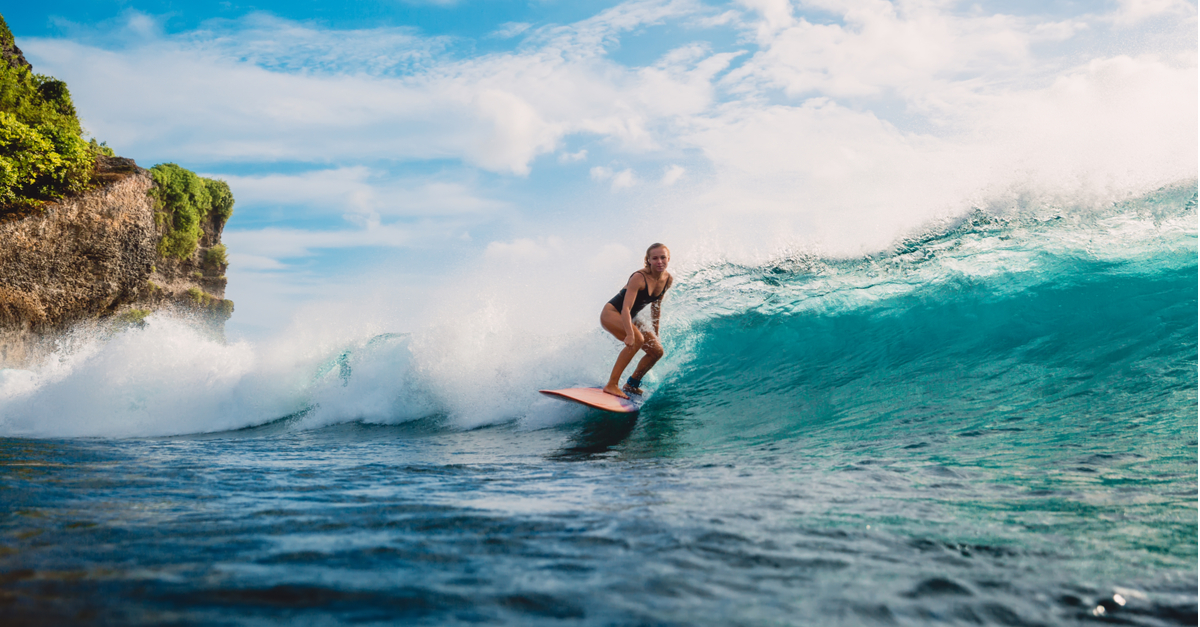
#> input picture assets/surfing.jpg, 1200 x 627 px, found by its file name
$ python basic_img_manipulations.py
#> lines starting #> are read from the running program, lines starting #| are printed output that depends on the picture
import cv2
import matplotlib.pyplot as plt

print(cv2.__version__)

img_path = "assets/surfing.jpg"
# opencv by default loads images in BGR (blue, green, red) rather than standard RGB
img = cv2.imread(img_path)
#> img is the input picture: shape (627, 1200, 3); mean B, G, R 167, 160.7, 132.5
rgb_img = cv2.cvtColor(img, cv2.COLOR_BGR2RGB)
img_gs = cv2.imread(img_path, cv2.IMREAD_GRAYSCALE)
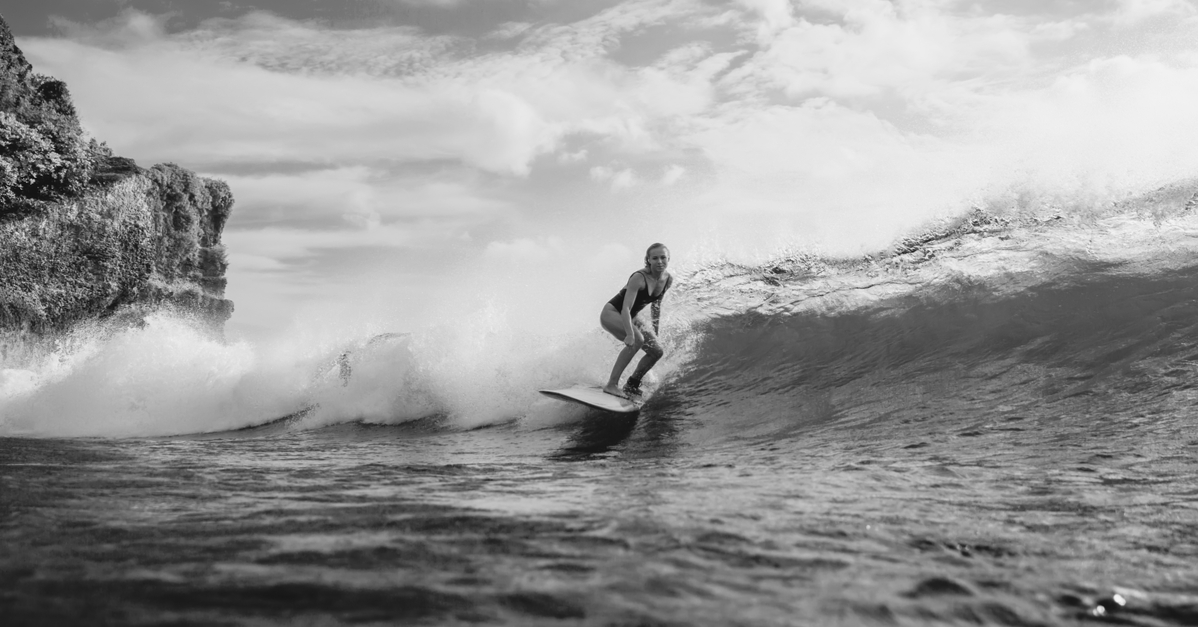
#> img_gs: shape (627, 1200); min 9, max 255, mean 153
cv2.imshow("RGB", rgb_img)
cv2.imshow("Grayscale", img_gs)

# plt each R, G, B seperately
fig, axs = plt.subplots(nrows = 1, ncols = 3, figsize = (20, 20))
for i in range(0, 3):
    ax = axs[i]
    ax.imshow(rgb_img[:, :, i], cmap = 'gray')
plt.show()
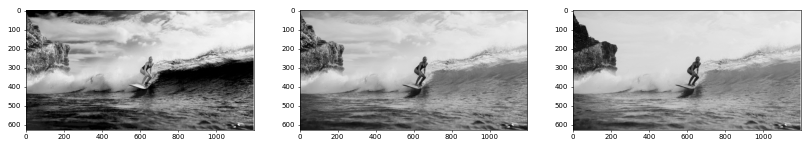
#> figure drawn by matplotlib, 3 panels

# Transform the image into HSV and HLS models
# HSV = Hue, saturation and value, 3D representations of the colour model
img_hsv = cv2.cvtColor(img, cv2.COLOR_BGR2HSV)
#> img_hsv: shape (627, 1200, 3); mean H, S, V 83.2, 82.7, 172.7
# HSL = Hue, Saturation and Lightness.
img_hsl = cv2.cvtColor(img, cv2.COLOR_BGR2HLS)
#> img_hsl: shape (627, 1200, 3); mean of channels 0, 1, 2 83.2, 150.1, 81.8
cv2.imshow("HSV", img_hsv)
cv2.imshow("HLS", img_hsl)

# 100 x 100
resized_img = cv2.resize(img, (100, 100))
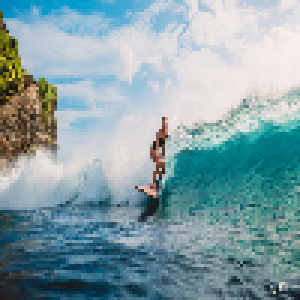
#> resized_img: shape (100, 100, 3) (shown 3 times larger); mean B, G, R 166.8, 160.5, 132.3
cv2.imshow("my image", img)
# half the size and width
resized_img = cv2.resize(img, (0, 0), fx=0.5, fy=0.5)
#> resized_img: shape (314, 600, 3)
cv2.imshow("thumbnail", resized_img)

rotated_img = cv2.rotate(img, cv2.cv2.ROTATE_90_COUNTERCLOCKWISE)
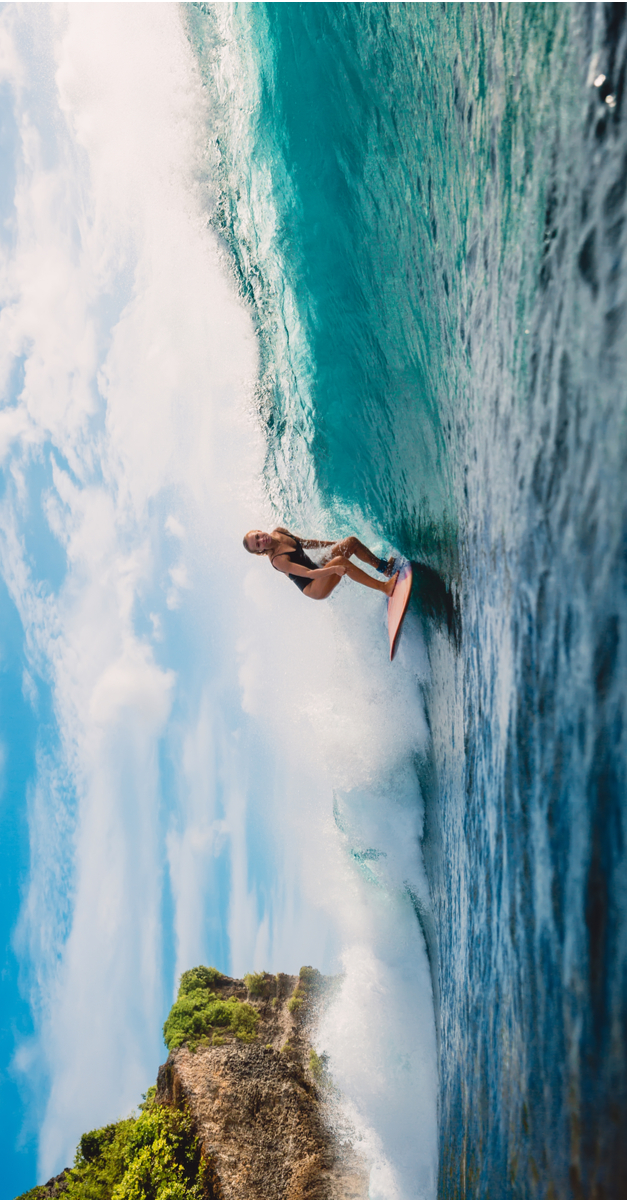
#> rotated_img: shape (1200, 627, 3); mean B, G, R 167, 160.7, 132.5
cv2.imshow("90cc", rotated_img)

# save an img
file_to_save = "assets/surfing_gs.jpg"
cv2.imwrite(file_to_save, img_gs)

# 0 = wait for infinite time for any key press
cv2.waitKey(0)
cv2.destroyAllWindows()
